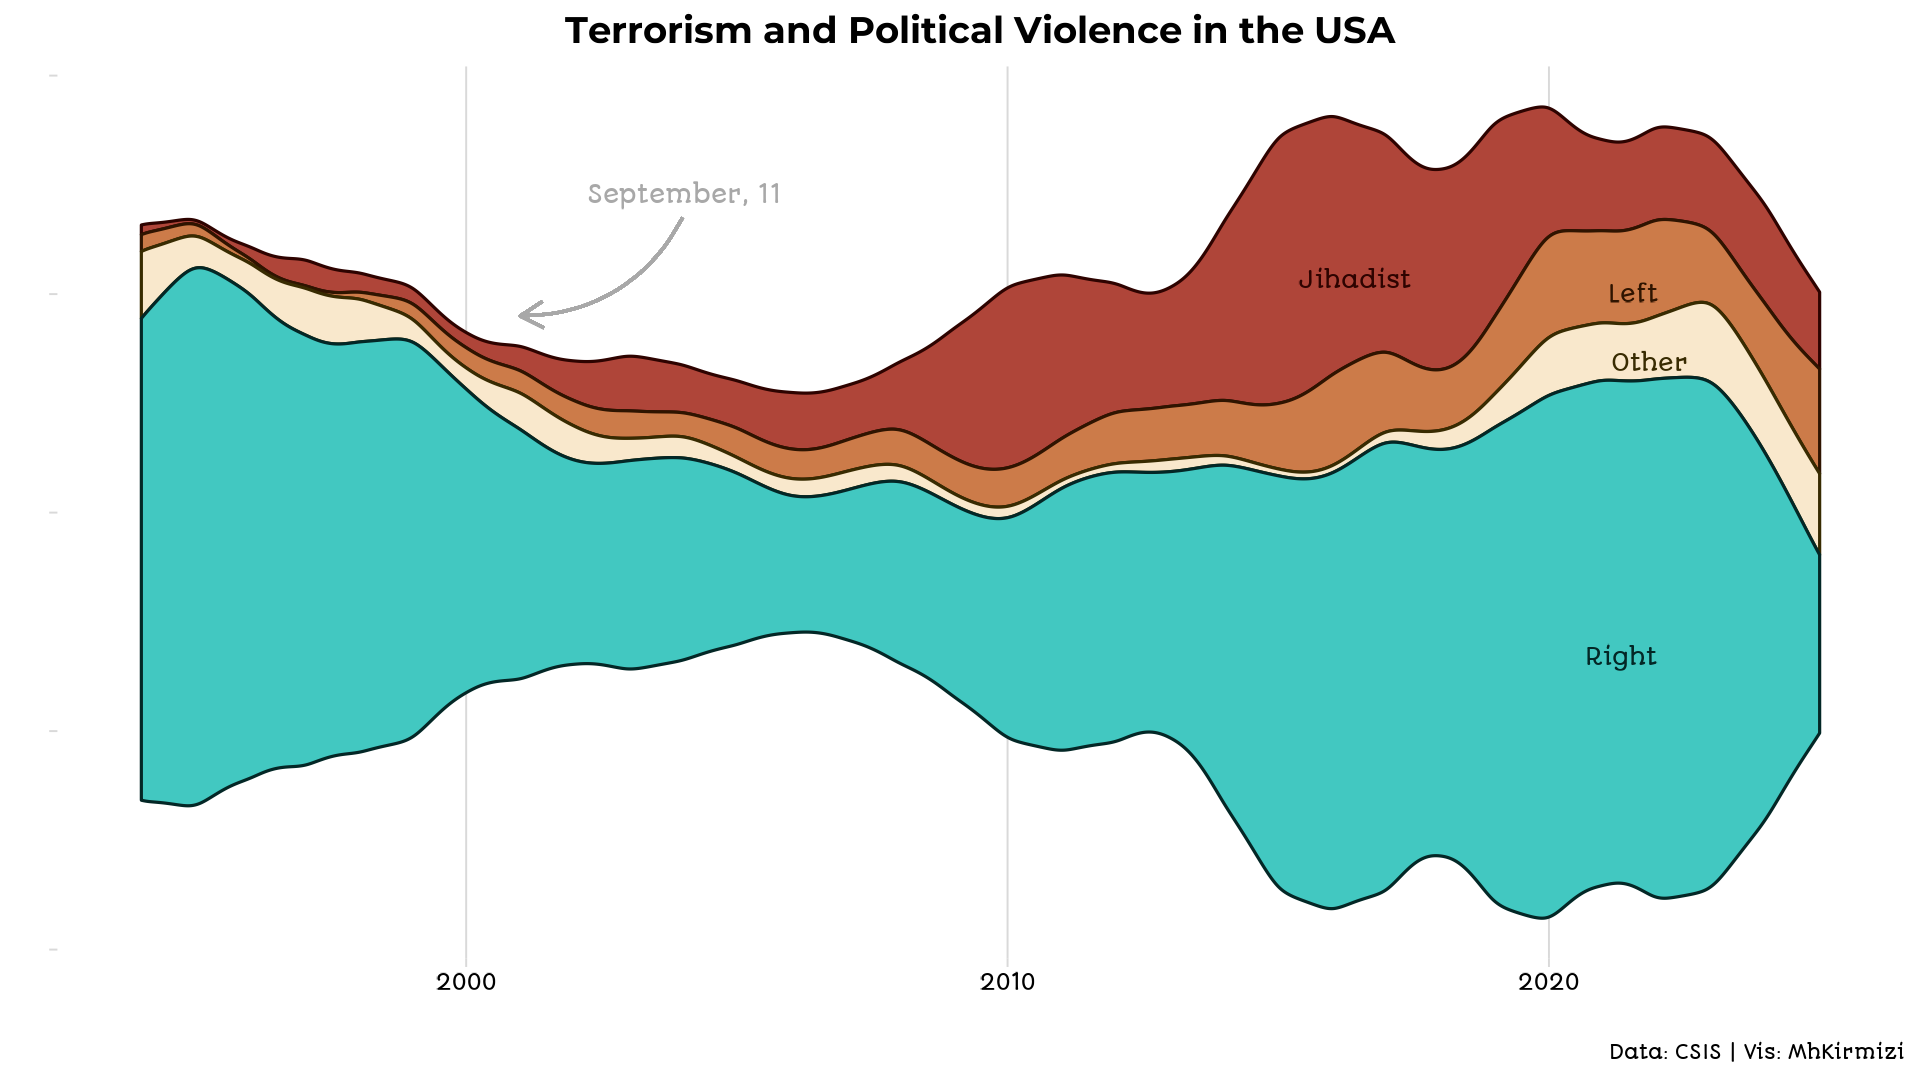

The script that saved this image:
library(tidyverse)
library(ggstream)
library(showtext)
### Fonts
font_add_google("Montserrat", 'mont')
font_add_google("Autour One", 'aut')
showtext_auto()

df |> 
  select(-Total) |> 
  pivot_longer(cols = c("Other","Ethnonationalist", "Jihadist", 'Left', 'Right'),
               names_to = 'terror', values_to = 'number') |> 
  mutate(
    terror = case_when(
      terror %in% c('Other', "Ethnonationalist") ~ 'Other', 
      TRUE ~ terror
    ), 
    terror = factor(terror)
  ) |> 
  group_by(Year, terror) |> 
  summarise(number = sum(number), .groups = 'drop') |> 
  ggplot(aes(Year, number, fill = terror, label = terror, color = terror)) +
  geom_stream(extra_span = 0.013, type = "mirror", n_grid = 3000, bw = .78) +
  geom_stream_label(size =6, type = 'mirror', n_grid = 1000) +
  scale_colour_manual(
    values = paletteer::paletteer_d("LaCroixColoR::Coconut")
    %>% colorspace::darken(.8)) +
  scale_fill_manual(
    values = paletteer::paletteer_d("LaCroixColoR::Coconut")
    %>% colorspace::lighten(.2)) +
  labs(x = '', 
       y = '', 
       title = 'Terrorism and Political Violence in the USA',
       caption = 'Data: CSIS | Vis: MhKirmizi') +
    annotate("text", x = 2004, y = 15, 
             label = "September, 11", vjust = 1, color= "grey66") +
    geom_curve(
      aes(x = 2004, y = 13.5, xend = 2001, yend = 9),
      arrow = arrow(length = unit(0.2, "in")),
      curvature = - 0.3,
      color = "gray66"
    ) +
  cowplot::theme_minimal_vgrid(font_size = 18, font_family = 'aut') +
  theme(legend.position = 'none', 
        axis.line.y = element_blank(), 
        axis.text.y = element_blank(), 
        plot.title = element_text(size = 28, hjust = .5, 
                                  family = 'mont', face = 'bold'), 
        plot.background = element_rect(colour = 'white', fill = 'white'), 
        panel.background = element_rect(colour = 'white', fill = 'white'))
ggsave("week45.png", width = 1920, height = 1080, units = "px", dpi = 132)  
